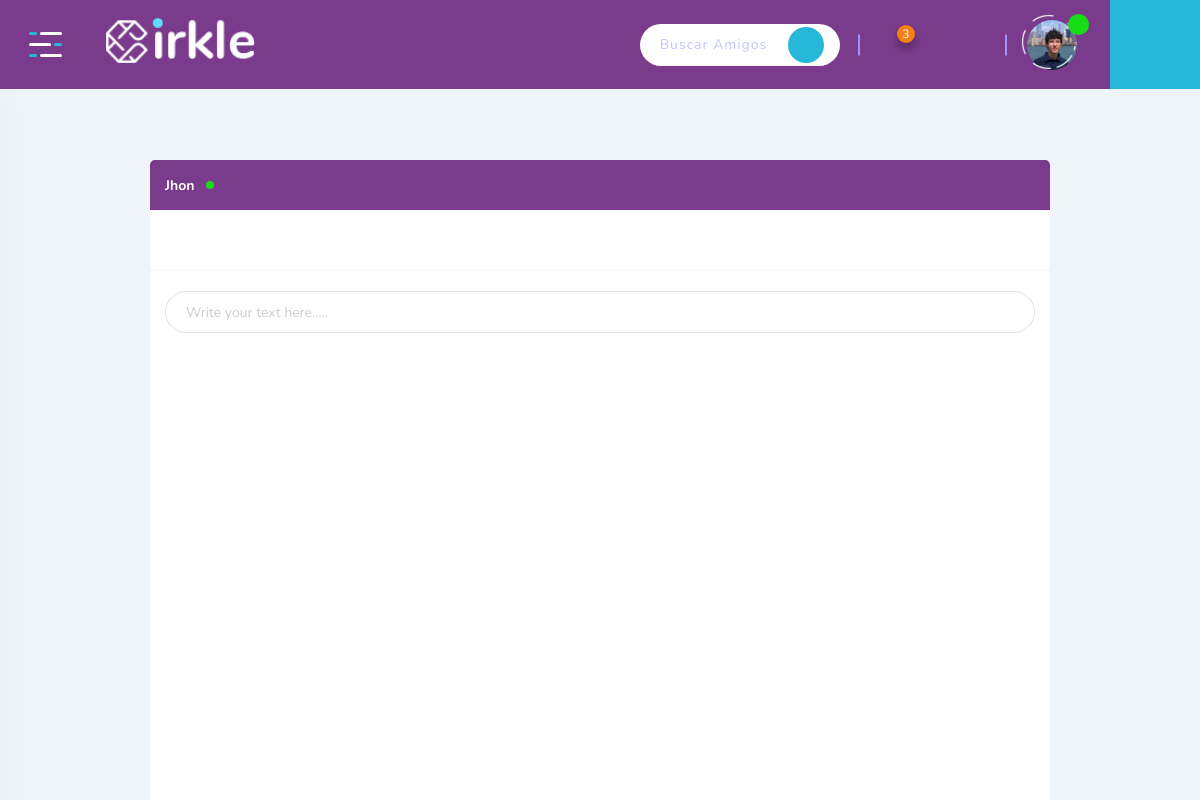
Screenshot of /mensajes/dbernaln/JTAMAYO (signed in) with the database file from the repository.
### tables this page shows
CREATE TABLE Usuario (ID_Usuario INTEGER PRIMARY KEY AUTOINCREMENT NOT NULL, Usuario VARCHAR NOT NULL, Contrasena VARCHAR NOT NULL, Rol INT CHECK (Rol = 0 or Rol = 1 or Rol = 2) NOT NULL, Estado INT CHECK (Estado = 0 or Estado = 1) NOT NULL, Nombres VARCHAR NOT NULL, Apellidos VARCHAR NOT NULL, Genero INT CHECK (Genero = 0 or Genero = 1 or Genero = 2) NOT NULL, Email VARCHAR NOT NULL UNIQUE, Ubicacion VARCHAR NOT NULL, Foto VARCHAR, Telefono INT NOT NULL, Fecha_Nacimiento DATE NOT NULL, Estado_Civil INT NOT NULL CHECK (Estado_Civil = 1 or Estado_Civil = 2 or Estado_Civil = 3 or Estado_Civil = 4 or Estado_Civil = 5), Fecha DATE NOT NULL DEFAULT (CURRENT_TIMESTAMP), Privacidad INT NOT NULL CHECK (Privacidad = 1 or Privacidad = 2));

### app.py (the view)
@app.route('/mensajes/<user>/<recept>', methods=['GET', 'POST'])
def busqueda_msg(user, recept):
  dbUsuario = db.getUser(user)
  usuarios = db.getAmigos(dbUsuario['ID_Usuario'])
  rece = db.getUser(recept)
  mensajes = db.getMensaje(dbUsuario['ID_Usuario'], rece['ID_Usuario'])
  if request.method == "POST":
    mensaje = request.form['mensaje']
    db.addMensaje(dbUsuario['ID_Usuario'], rece['ID_Usuario'], mensaje )
    mensajes = db.getMensaje(dbUsuario['ID_Usuario'], rece['ID_Usuario'])
    return render_template('mensajes.html', usuario=dbUsuario, receptor=rece, mensajes=mensajes,  usuarios = usuarios)
  else:
    return render_template('mensajes.html', usuario=dbUsuario, receptor=rece, mensajes=mensajes,  usuarios = usuarios)

### app.py (called while the page is built)
@app.before_request
def antes_de_cada_peticion():
    ruta = request.path
    if not 'usuario' in session and ruta != "/" and ruta != "/admin-login" and ruta != "/logout" and not ruta.startswith("/static"):
        flash("Inicia sesión para continuar")
        return redirect("/")

### db.py (called while the page is built)
def conectar():
    dbname= 'socialrhea.db'
    conn= sqlite3.connect(dbname)
    return conn

def getUser(user):
    conn= conectar()
    try:
      conn.row_factory = sqlite3.Row
      sql = 'SELECT * FROM Usuario WHERE Usuario = ?'
      cursor = conn.execute(sql, (user,))
      resultados = (cursor.fetchone())
      cursor.close()
      conn.close()
      if not resultados:
        return False
      else:
        return resultados
    except Error as e:
      print(f"error in getUser() : {str(e)}"  )

def getAmigos(idUsuario):
    conn= conectar()
    try:
      conn.row_factory = sqlite3.Row
      sq = 'SELECT Amistad.ID_Recibe, Amistad.ID_Envia FROM Usuario INNER JOIN Amistad ON Amistad.ID_Envia=Usuario.ID_Usuario or Amistad.ID_Recibe=Usuario.ID_Usuario WHERE Usuario.ID_Usuario = ? and Amistad.Estado = 1'
      sql = 'SELECT * FROM Usuario WHERE rol=? AND Not ID_Usuario = ?'
      cursor= conn.execute(sq,(idUsuario,))
      resultado = (cursor.fetchall())
      results = [ dict(row) for row in resultado ]
      resultados = getUsers(results, conn, idUsuario)
      return resultados
    except Error as e:
      print(f"error in getUserees() : {str(e)}"  )

def getUsers(listaAmigos, conn, idUsuario):
    salida = []
    try:
      conn.row_factory = sqlite3.Row
      for item in listaAmigos:
        for key, value in item.items():
          sql = 'SELECT * FROM Usuario WHERE ID_Usuario = ? AND NOT ID_Usuario = ?'
          cursor= conn.execute(sql,(value, idUsuario))
          resultado = (cursor.fetchone())
          if resultado:
            results = dict(resultado)
            salida.append(results)
      conn.close()
      return salida
    except Error as e:
      print(f"error in getUsers() : {str(e)}"  )

### templates/mensajes.html (shortened to what this page needs)
{% extends 'base.html' %}
{% block contenido %}
        <div class="page-content">
            <div class="container">
              <div class="chat-conversion-box" id="chat-box-modal" tabindex="-1" aria-labelledby="chat-modal-label" aria-hidden="false">
                <div class="chat">
                    <div class="chat-content">
                        <div class="modal-header">
                            <h6 class="modal-title" id="chat-modal-label">{{ receptor.Nombres}} <span class="online"></span></h6>
                        </div>
                        <div class="modal-body">
                        </div>
                        <div class="modal-footer">
                            <form action="/mensajes/{{usuario.Usuario}}/{{receptor.Usuario}}" method="POST">
                                <div class="form-group">
                                    <input type="text" name="mensaje" class="form-control" placeholder="Write your text here....." required>
                                    <div class="chat-plus-icon"><i class="icofont-plus-circle"></i></div>
                                </div>
                            </form>
                        </div>
                    </div>
                </div>
            </div>
            </div>
        </div>
        {% endblock %}

### templates/base.html (shortened to what this page needs)
<!DOCTYPE html>
<html class="no-js" lang="">
<head>
    <link rel="stylesheet" href="https://maxcdn.bootstrapcdn.com/bootstrap/4.0.0/css/bootstrap.min.css">
    <link rel="stylesheet" href="{{ url_for('static', filename='css/app.css' ) }}">
    <link rel="stylesheet" href="{{ url_for('static', filename='assets/icofont/icofont.min.css' ) }}">
</head>
<body class="bg-link-water">
    <div id="wrapper" class="wrapper">
        <header class="fixed-header">
            <div class="header-menu">
                <div class="navbar">
                    <div class="nav-item d-none d-sm-block">
                        <div class="header-logo">
                            <a href="/"><img src="{{ url_for('static', filename='assets/img/logo.png')}}" width="190" alt="Social Rhea"></a>
                        </div>
                    </div>
                    <div class="nav-item header-control">
                        <div class="inline-item d-none d-md-block">
                          <form action="/busqueda/{{ usuario.Usuario }}" method="POST" class="js-search">
                            <div class="input-group">
                              <input type="text" class="form-control" name="busqueda" placeholder="Buscar Amigos.......">
                              <div class="input-group-append">
                                <input type="submit" class="submit-btn" value="" type="button"><i class="icofont-search"></i></input>
                              </div>
                            </div>
                          </form>
                        </div>
                        <div class="inline-item d-flex align-items-center">
                          <div class="dropdown dropdown-notification">
                            <button class="dropdown-toggle" type="button" data-toggle="dropdown" aria-expanded="false">
                                <i class="icofont-notification"></i><span class="notify-count">3</span>
                            </button>
                        </div>
                        <div class="dropdown dropdown-message">
                          <button class="dropdown-toggle" type="button" data-toggle="dropdown" aria-expanded="false">
                              <i class="icofont-speech-comments"></i>
                          </button>
                      </div>
                            <div class="dropdown dropdown-friend">
                                <button class="dropdown-toggle" type="button" data-toggle="dropdown" aria-expanded="false">
                                    <i class="icofont-users-alt-4"></i>
                                </button>
                            </div>
                        </div>
                        <div class="inline-item">
                            <div class="dropdown dropdown-admin">
                                <a href="/profile/{{ usuario.Usuario }}" class="dropdown-toggle"></button>
                                    <span class="media">
                                        <span class="item-img">
                                            <img src="/static/uploads/imgusuarios/{{usuario.Foto }}" width="50" height="50" alt="{{ usuario.Nombre }}">
                                            <span class="acc-verified"><i class="icofont-check"></i></span>
                                        </span>
                                    </span>
                                  </a>
                            </div>
                        </div>
                    </div>
                </div>
            </div>
        </header>
        <div class="fixed-sidebar">
            <div class="fixed-sidebar-left small-sidebar">
                <div class="sidebar-toggle">
                    <button class="toggle-btn toggler-open">
                        <span></span>
                        <span></span>
                        <span></span>
                    </button>
                </div>
            </div>
        </div>
        <div class="fixed-sidebar right">
            <div class="fixed-sidebar-right small-sidebar">
                <div class="sidebar-toggle" id="chat-head-toggle">
                    <button class="chat-icon">
                        <i class="icofont-speech-comments"></i>
                    </button>
                </div>
            </div>
        </div>
        {% block contenido %}
        {% endblock %}
  </div>
</body>
</html>

### rows the page displays
Usuario: Foto (picture)
Usuario: Nombres "Jhon"
